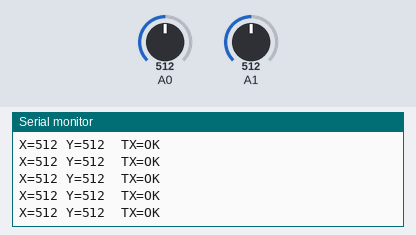
Bench run of a sketch on a simulated Arduino Uno, built with avr-gcc and run on an emulated ATmega328P. On the bench: the last lines printed to the serial monitor. The inputs (shaded band) are chosen by the test bench; at power-on: A0 = 512, A1 = 512. No radio packets arrive unless stated.

Above: at 1.2 s.
1.3 s: A0 set to 110
At 1.8 s:
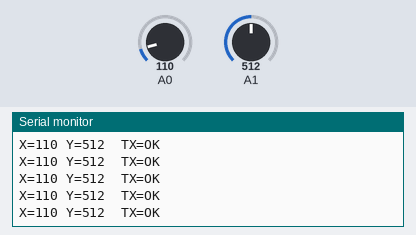
4.3 s: A0 set to 93
At 5.0 s:
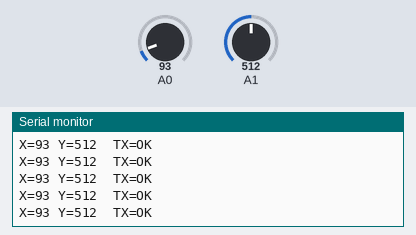
7.3 s: A0 set to 11
At 8.1 s:
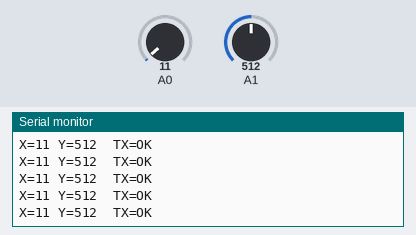
10.3 s: A0 set to 8
At 11.1 s:
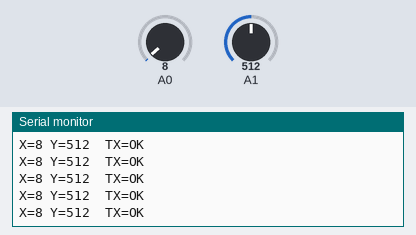
Timing chart, 0 to 13.3 s (numbered marks = the images above; inputs shaded):
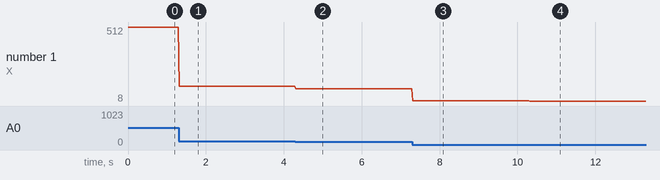

The sketch:

transmitter.ino
```cpp
// Transmitter
#include <SPI.h>
#include <nRF24L01.h>
#include <RF24.h>

RF24 radio(9, 10); // CE, CSN
const byte address[6] = "CAR01";

struct Payload {
  uint16_t x;   // 0..1023
  uint16_t y;   // 0..1023
};

Payload data;

void setup() {
  Serial.begin(9600);

  if (!radio.begin()) {
    Serial.println("NRF init failed");
    while (1);
  }

  radio.setPALevel(RF24_PA_LOW);
  radio.setDataRate(RF24_250KBPS);
  radio.setChannel(108);
  radio.openWritingPipe(address);
  radio.stopListening();
}

void loop() {
  data.x = analogRead(A0);
  data.y = analogRead(A1);

  bool ok = radio.write(&data, sizeof(data));

  Serial.print("X="); Serial.print(data.x);
  Serial.print(" Y="); Serial.print(data.y);
  Serial.print("  TX="); Serial.println(ok ? "OK" : "FAIL");

  delay(20); // ~50Hz
}
```

Measured:
- after the input at 1.3 s, the serial monitor: prints a new line at once (image 1)
- after the input at 4.3 s, the serial monitor: prints a new line at once (image 2)
- after the input at 7.3 s, the serial monitor: prints a new line at once (image 3)
- after the input at 10.3 s, the serial monitor: prints a new line at once (image 4)
- plotted number 1: 512 → 110 after the input at 1.3 s, 110 → 93 after the input at 4.3 s, 93 → 11 after the input at 7.3 s, 11 → 8 after the input at 10.3 s
